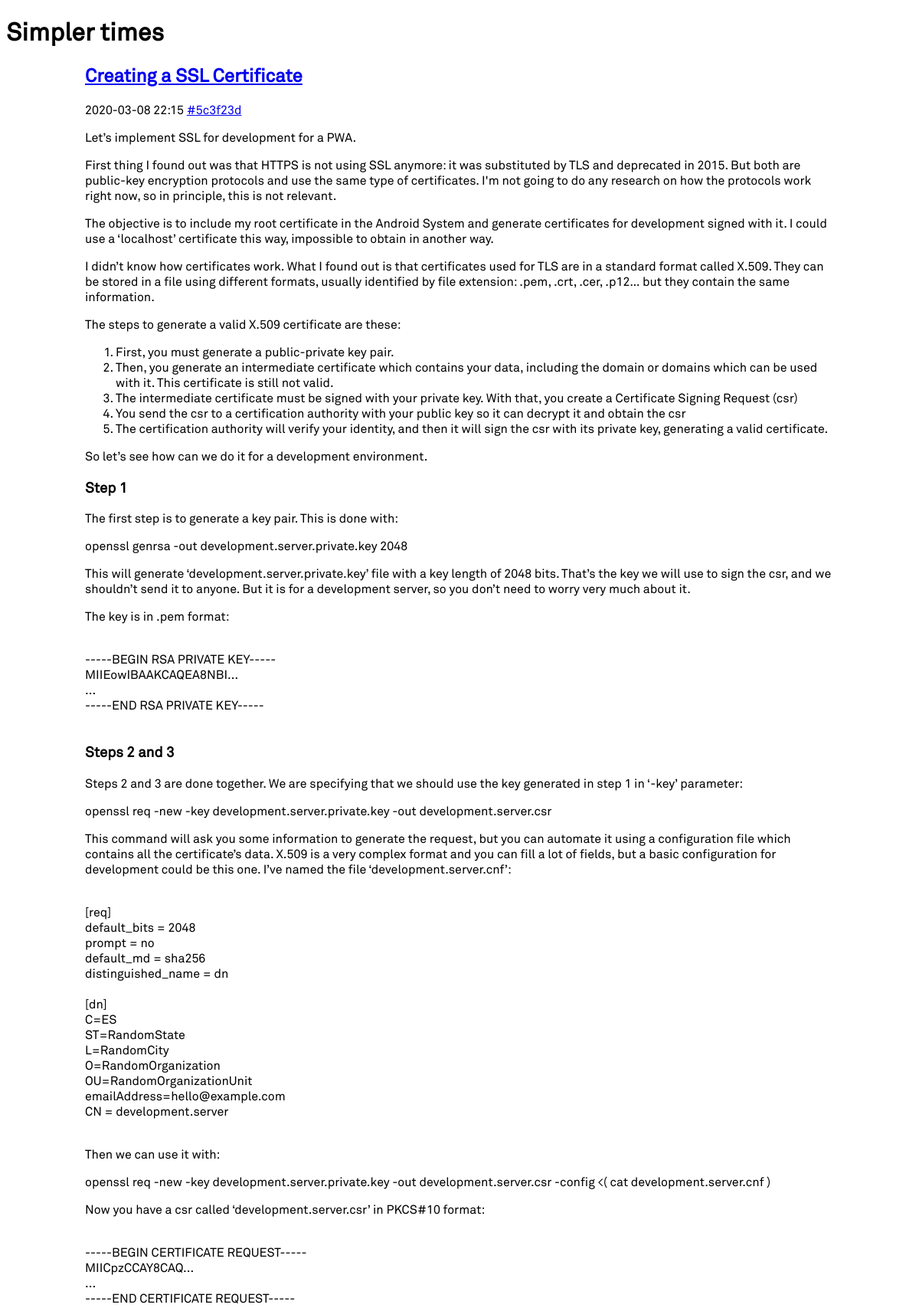
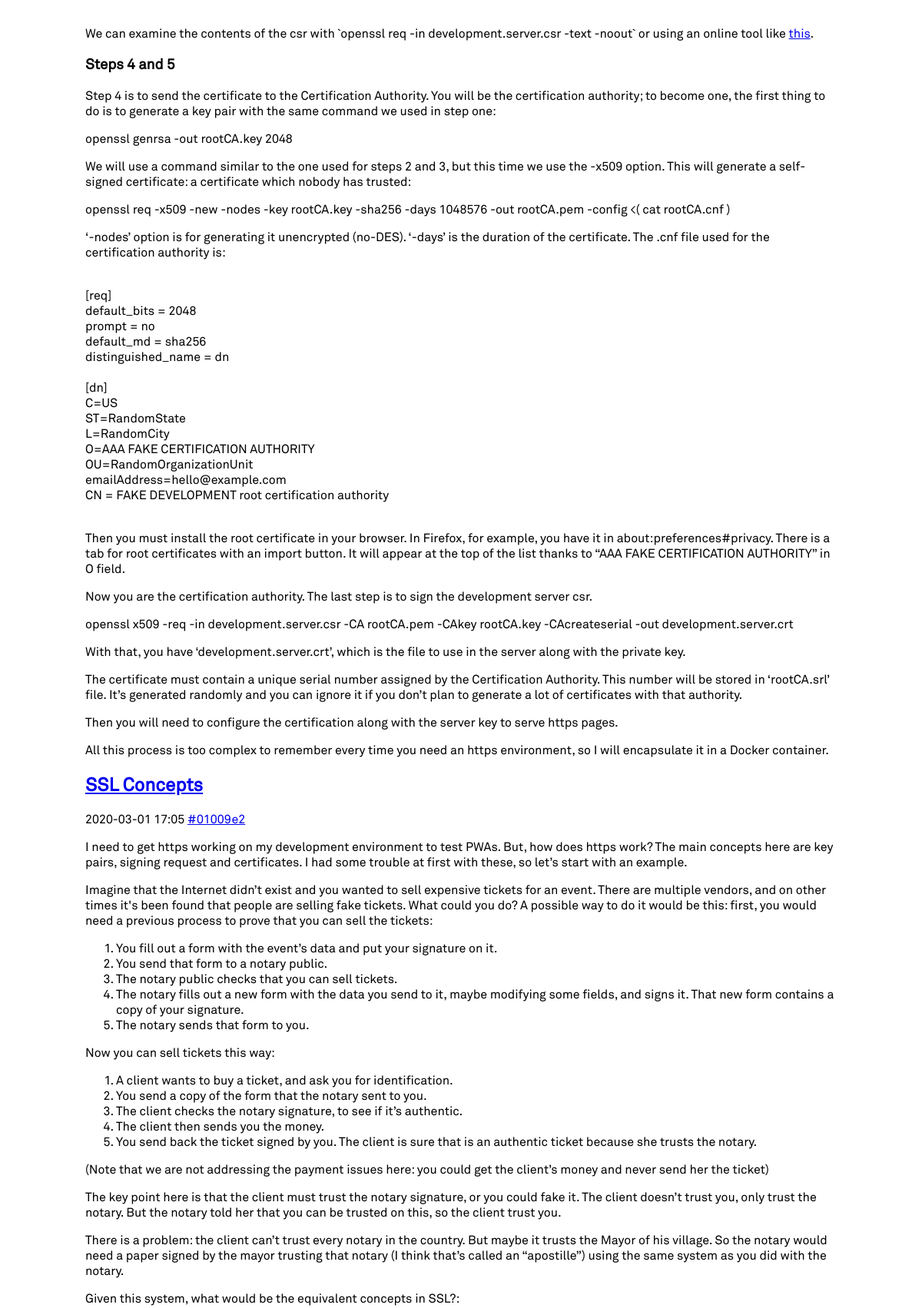
The page / (upper part) on the database its author committed (2 pictures, top to bottom).
### tables this page shows
CREATE TABLE "Posts" (
	`title`	TEXT NOT NULL,
	`creation_datetime`	TEXT NOT NULL,
	`content`	TEXT,
	`commit`	TEXT,
	`id`	INTEGER NOT NULL PRIMARY KEY AUTOINCREMENT UNIQUE,
	`friendly_name`	TEXT NOT NULL UNIQUE
);

### simplertimes/__init__.py (the view)
    @app.route('/')
    def root():
        from simplertimes.posts import PostsRepository
        pr = PostsRepository(get_db())
        return render_template('/index.html', posts=pr.home_posts())

### simplertimes/db.py (called while the page is built)
def get_db():
    if 'db' not in g:
        g.db = SQLite3DB(current_app.config['DATABASE'])
    return g.db

### simplertimes/posts/post_factory.py (called while the page is built)
def value_of(field_names, row, field):
    try:
        return row[field_names.index(field)]
    except ValueError:
        return None

    @staticmethod
    def from_sqlite3_row(cursor, row):
        field = lambda x: value_of(field_names, row, x)
        field_names = list(map(lambda x:x[0], cursor.description))
        return Post(
            id = field('id'),
            friendly_name = field('friendly_name'),
            title = field('title'),
            date = field('creation_datetime'),
            content = field('content'),
            commit = field('commit'),
        )

### simplertimes/posts/posts_repository.py (called while the page is built)
    def home_posts(self):
        cursor = self.db.query(
            '''
            SELECT * FROM Posts
            ORDER BY date(Posts.creation_datetime) desc
            '''
            ,factory = PostFactory.from_sqlite3_row)
        return cursor

### simplertimes/sqlite3db.py (called while the page is built)
    def __db(self):
        if not self.__db_conn:
            self.__db_conn = sqlite3.connect(
                self.__db_path,
                detect_types=sqlite3.PARSE_DECLTYPES
            )
            self.__db_conn.row_factory = sqlite3.Row
        return self.__db_conn

    def close(self):
        if self.__db_conn is not None:
            self.__db_conn.close()

    def query(self, query, args_array=[], one=False, factory=sqlite3.Row):
        self.__db().row_factory = factory
        cur = self.__db().execute(query, tuple(args_array))
        if one:
            row = cur.fetchone()
        else:
            rv = cur.fetchall()
        cur.close()
        return row if one else rv

### simplertimes/templates/index.html
{% extends "base.html" %}
{% block content %}
<main>
{% for post in posts %}
    {% include "post.html" %}
{% endfor %}
</main>
{% endblock %}

### simplertimes/templates/post.html
{% from '_helpers.html' import commit_url %}
<article>
    <h1><a href="{{ url_for('.post', friendly_name = post.friendly_name) }}">{{ post.title }}</a></h1>
    <p class="post_datetime">
        {{ post.date }}
        {{ commit_url(post.commit) }}
    </p>
    {{ post.content | safe }}
</article>

### simplertimes/templates/_helpers.html
{% macro commit_url(commit) %}
    {% if commit %}
        <a href='{{ config.REPOSITORY }}/tree/{{ commit }}'>#{{ commit }}</a>
    {% endif %}
{% endmacro %}

### simplertimes/static/style.css (style rules this page uses)
* { font-family: 'Akkurat', Arial, sans-serif; }
main { max-width: 978px; margin: 0 auto; }

### rows shown on the page
Posts: title "Creating a SSL Certificate", date "2020-03-08 22:15", commit "5c3f23d", content "Let’s implement SSL for development for a PWA. First thing I found out was that HTTPS is not using SSL anymore: it was substituted by TLS and deprecated in 2015. But both are public-key encryption protocols and use the same type of certificates. I'm not going to do any research on how the protocols work right now, so in principle, this is not relevant. The objective is to include my root certificate in the Android System and generate certificates for development signed with it. I could use a ‘localhost’ certificate this way, impossible to obtain in another way. I didn’t know how certificates work. What I found out is that certificates used for TLS are in a standard format called X.509. They…"
Posts: title "SSL Concepts", date "2020-03-01 17:05", commit "01009e2", content "I need to get https working on my development environment to test PWAs. But, how does https work? The main concepts here are key pairs, signing request and certificates. I had some trouble at first with these, so let’s start with an example. Imagine that the Internet didn’t exist and you wanted to sell expensive tickets for an event. There are multiple vendors, and on other times it's been found that people are selling fake tickets. What could you do? A possible way to do it would be this: first, you would need a previous process to prove that you can sell the tickets: You fill out a form with the event’s data and put your signature on it. You send that form to a notary public. The notary…"
